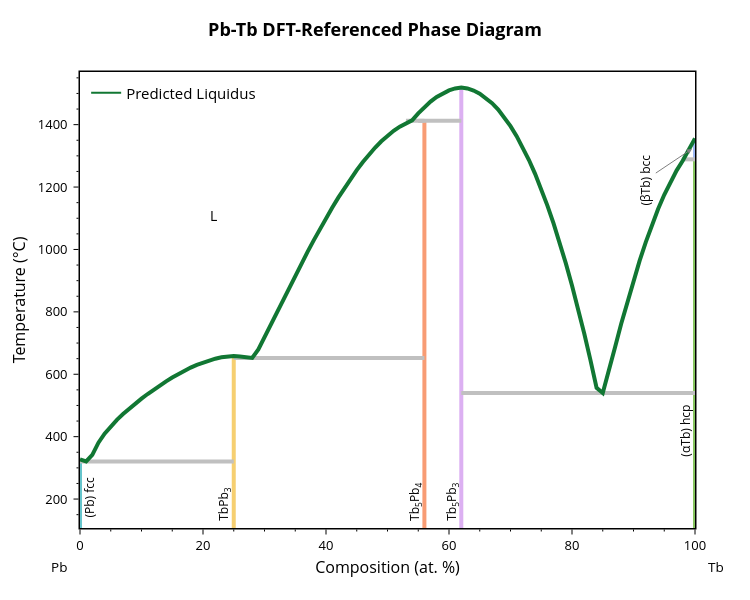
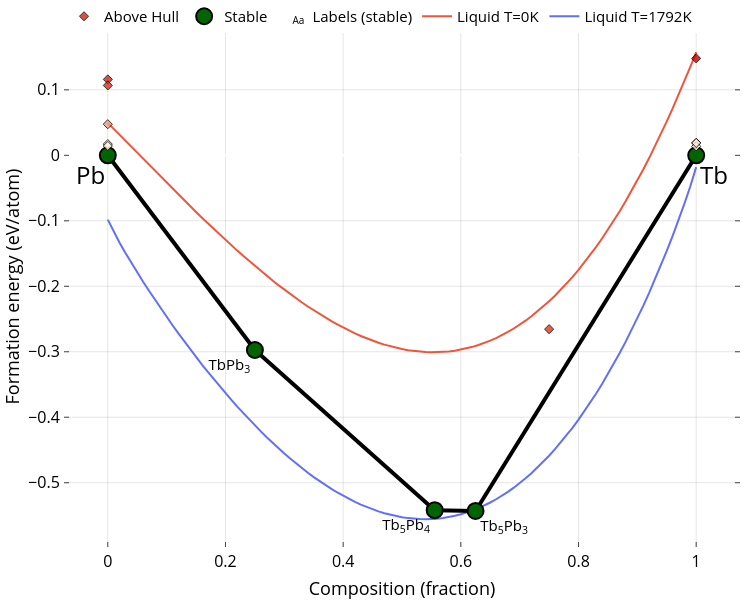

The cell these charts' notebook holds for them, in order:
### Markdown cell above
## 1 - Plot predicted liquidus curve

Use latest ML model ensemble to predict non-ideal mixing parameters for the Pb-Tb system and plot the resulting phase diagram.

### Code cell
from gliquid.binary import BinaryLiquid, BLPlotter

system = "Pb-Tb"
bl = BinaryLiquid.from_cache(system, param_format='comb-exp')

pred_params = runner.predict_system(system) + [0]
bl.update_params(pred_params)
predicted_liquidus_line = [[p[0], p[1]] for p in bl.phases[-1]['points']]  # Keep a copy for later overlay

blp = BLPlotter(bl)
blp.show('pred')   # Predicted phase diagram
blp.show('ch+g')   # DFT convex hull with liquid free-energy overlay

### Figure 1 — Plotly figure (JSON) as saved in the notebook; plotly's stock layout.template omitted (floating-point values rounded to 4 significant figures)
{"data": [{"hovertemplate": "label=fcc-Pb<br>x=%{x}<br>t=%{y}<extra></extra>", "legendgroup": "fcc-Pb", "line": {"color": "rgb(102, 197, 204)", "dash": "solid", "width": 4}, "marker": {"symbol": "circle"}, "mode": "lines", "name": "fcc-Pb", "orientation": "v", "showlegend": false, "type": "scatter", "x": [0, 0, 0], "xaxis": "x", "y": [327.5, 320.8, -273.1], "yaxis": "y"}, {"hovertemplate": "label=TbPb3<br>x=%{x}<br>t=%{y}<extra></extra>", "legendgroup": "TbPb3", "line": {"color": "rgb(246, 207, 113)", "dash": "solid", "width": 4}, "marker": {"symbol": "circle"}, "mode": "lines", "name": "TbPb3", "orientation": "v", "showlegend": false, "type": "scatter", "x": [25, 25, 25, 25, 25, 25, 25, 25, 25, 25, 25, 25, 25, 25, 25, 25, 25, 25, 25, 25, 25, 25, 25, 25, 25, 25, 25, 25, 25], "xaxis": "x", "y": [320.8, 506.3, 637.8, 380.8, 341.9, 453.7, 409.4, 433.0, 536.7, 521.9, 551.0, 644.5, 489.9, 472.4, 577.4, 564.5, 654.2, 650.0, 611.6, 657.1, 658.6, 657.0, 652.3, 653.8, 630.1, 621.3, 589.6, 601.0, -273.1], "yaxis": "y"}, {"hovertemplate": "label=Tb5Pb4<br>x=%{x}<br>t=%{y}<extra></extra>", "legendgroup": "Tb5Pb4", "line": {"color": "rgb(248, 156, 116)", "dash": "solid", "width": 4}, "marker": {"symbol": "circle"}, "mode": "lines", "name": "Tb5Pb4", "orientation": "v", "showlegend": false, "type": "scatter", "x": [56.0, 56.0, 56.0, 56.0, 56.0, 56.0, 56.0, 56.0, 56.0, 56.0, 56.0, 56.0, 56.0, 56.0, 56.0, 56.0, 56.0, 56.0, 56.0, 56.0, 56.0, 56.0, 56.0, 56.0, 56.0, 56.0, 56.0, 56.0], "xaxis": "x", "y": [1412.0, 1394.0, 1404.0, 877.6, 838.3, 759.1, 798.8, 1347.0, 1305.0, 1327.0, 1197.0, 1226.0, 1280.0, 1254.0, 916.4, 954.7, 1029.0, 992.3, 1166.0, 1134.0, 1065.0, 1100.0, 652.3, 1380.0, 1365.0, 719.4, 679.8, -273.1], "yaxis": "y"}, {"hovertemplate": "label=Tb5Pb3<br>x=%{x}<br>t=%{y}<extra></extra>", "legendgroup": "Tb5Pb3", "line": {"color": "rgb(220, 176, 242)", "dash": "solid", "width": 4}, "marker": {"symbol": "circle"}, "mode": "lines", "name": "Tb5Pb3", "orientation": "v", "showlegend": false, "type": "scatter", "x": [62, 62, 62, 62, 62, 62, 62, 62, 62, 62, 62, 62, 62, 62, 62, 62, 62, 62, 62, 62, 62, 62, 62, 62, 62, 62, 62, 62, 62, 62, 62, 62, 62, 62, 62], "xaxis": "x", "y": [540.0, 556.2, 1489.0, 1509.0, 1083.0, 1242.0, 1363.0, 1022.0, 955.4, 809.5, 884.7, 729.6, 645.2, 1412.0, 1456.0, 1474.0, 1519.0, 1516.0, 1501.0, 1510.0, 1519.0, 1516.0, 1194.0, 1141.0, 1327.0, 1287.0, 1499.0, 1486.0, 1448.0, 1469.0, 1424.0, 1395.0, 1436.0, 1414.0, -273.1], "yaxis": "y"}, {"hovertemplate": "label=alpha-Tb (hcp)<br>x=%{x}<br>t=%{y}<extra></extra>", "legendgroup": "alpha-Tb (hcp)", "line": {"color": "rgb(135, 197, 95)", "dash": "solid", "width": 4}, "marker": {"symbol": "circle"}, "mode": "lines", "name": "alpha-Tb (hcp)", "orientation": "v", "showlegend": false, "type": "scatter", "x": [100, 100, 100, 100, 100, 100, 100, 100, 100, 100, 100, 100, 100, 100, 100, 100], "xaxis": "x", "y": [540.0, 608.0, 1289.0, 1284.0, 833.3, 1129.0, 1175.0, 1253.0, 1217.0, 900.8, 964.4, 1079.0, 1024.0, 686.8, 761.9, -273.1], "yaxis": "y"}, {"hovertemplate": "label=beta-Tb (bcc)<br>x=%{x}<br>t=%{y}<extra></extra>", "legendgroup": "beta-Tb (bcc)", "line": {"color": "rgb(158, 185, 243)", "dash": "solid", "width": 4}, "marker": {"symbol": "circle"}, "mode": "lines", "name": "beta-Tb (bcc)", "orientation": "v", "showlegend": false, "type": "scatter", "x": [100, 100, 100, 100], "xaxis": "x", "y": [1356.0, 1289.0, 1319.0, 1289.0], "yaxis": "y"}, {"hovertemplate": "x=%{x}<br>y=%{y}<extra></extra>", "legendgroup": "", "line": {"color": "Silver", "dash": "solid", "width": 4}, "marker": {"symbol": "circle"}, "mode": "lines", "name": "", "orientation": "v", "showlegend": false, "type": "scatter", "x": [62, 100], "xaxis": "x", "y": [540.0, 540.0], "yaxis": "y"}, {"hovertemplate": "x=%{x}<br>y=%{y}<extra></extra>", "legendgroup": "", "line": {"color": "Silver", "dash": "solid", "width": 4}, "marker": {"symbol": "circle"}, "mode": "lines", "name": "", "orientation": "v", "showlegend": false, "type": "scatter", "x": [0, 25], "xaxis": "x", "y": [320.8, 320.8], "yaxis": "y"}, {"hovertemplate": "x=%{x}<br>y=%{y}<extra></extra>", "legendgroup": "", "line": {"color": "Silver", "dash": "solid", "width": 4}, "marker": {"symbol": "circle"}, "mode": "lines", "name": "", "orientation": "v", "showlegend": false, "type": "scatter", "x": [25, 56.0], "xaxis": "x", "y": [652.3, 652.3], "yaxis": "y"}, {"hovertemplate": "x=%{x}<br>y=%{y}<extra></extra>", "legendgroup": "", "line": {"color": "Silver", "dash": "solid", "width": 4}, "marker": {"symbol": "circle"}, "mode": "lines", "name": "", "orientation": "v", "showlegend": false, "type": "scatter", "x": [53, 62], "xaxis": "x", "y": [1412.0, 1412.0], "yaxis": "y"}, {"hovertemplate": "x=%{x}<br>y=%{y}<extra></extra>", "legendgroup": "", "line": {"color": "Silver", "dash": "solid", "width": 4}, "marker": {"symbol": "circle"}, "mode": "lines", "name": "", "orientation": "v", "showlegend": false, "type": "scatter", "x": [100, 98.13], "xaxis": "x", "y": [1289.0, 1289.0], "yaxis": "y"}, {"hovertemplate": "x=%{x}<br>y=%{y}<extra></extra>", "legendgroup": "", "line": {"color": "Silver", "dash": "solid", "width": 4}, "marker": {"symbol": "circle"}, "mode": "lines", "name": "", "orientation": "v", "showlegend": false, "type": "scatter", "x": [56.0, 55.0], "xaxis": "x", "y": [1412.0, 1412.0], "yaxis": "y"}, {"hovertemplate": "label=L<br>x=%{x}<br>t=%{y}<extra></extra>", "legendgroup": "L", "line": {"color": "#117733", "dash": "solid", "width": 4}, "marker": {"symbol": "circle"}, "mode": "lines", "name": "L", "orientation": "v", "showlegend": false, "type": "scatter", "x": [0, 1, 2, 3, 4, 5, 6, 7.0, 8, 9, 10, 11, 12, 13, 14.0, 15, 16, 17, 18, 19, 20, 21, 22, 23, 24, 25, 26, 27, 28.0, 29.0, 30, 31, 32, 33, 34, 35, 36, 37, 38, 39, 40, 41, 42, 43, 44, 45, 46, 47, 48, 49, 50, 51, 52, 53, 54, 55.0, 56.0, 57.0, 58.0, 59, 60, 61, 62, 63, 64, 65, 66, 67, 68, 69, 70, 71, 72, 73, 74, 75, 76, 77, 78, 79, 80, 81, 82, 83, 84, 85, 86, 87, 88, 89, 90, 91, 92, 93, 94, 95, 96, 97, 98, 99, 100], "xaxis": "x", "y": [327.5, 320.8, 341.9, 380.8, 409.4, 433.0, 453.7, 472.4, 489.9, 506.3, 521.9, 536.7, 551.0, 564.5, 577.4, 589.6, 601.0, 611.6, 621.3, 630.1, 637.8, 644.5, 650.0, 654.2, 657.1, 658.6, 657.0, 653.8, 652.3, 679.8, 719.4, 759.1, 798.8, 838.3, 877.6, 916.4, 954.7, 992.3, 1029.0, 1065.0, 1100.0, 1134.0, 1166.0, 1197.0, 1226.0, 1254.0, 1280.0, 1305.0, 1327.0, 1347.0, 1365.0, 1380.0, 1394.0, 1404.0, 1414.0, 1436.0, 1456.0, 1474.0, 1489.0, 1501.0, 1510.0, 1516.0, 1519.0, 1516.0, 1509.0, 1499.0, 1486.0, 1469.0, 1448.0, 1424.0, 1395.0, 1363.0, 1327.0, 1287.0, 1242.0, 1194.0, 1141.0, 1083.0, 1022.0, 955.4, 884.7, 809.5, 729.6, 645.2, 556.2, 540.0, 608.0, 686.8, 761.9, 833.3, 900.8, 964.4, 1024.0, 1079.0, 1129.0, 1175.0, 1217.0, 1253.0, 1284.0, 1319.0, 1356.0], "yaxis": "y"}, {"marker": {"color": "#117733"}, "mode": "lines", "name": "Predicted Liquidus", "showlegend": true, "type": "scatter", "x": [null], "y": [null]}], "layout": {"annotations": [{"font": {"color": "black", "size": 12}, "showarrow": false, "text": "(Pb) fcc", "textangle": -90, "x": 1.5, "xanchor": "center", "y": 205.6, "yanchor": "middle"}, {"font": {"color": "black", "size": 12}, "showarrow": false, "text": "(αTb) hcp", "textangle": -90, "x": 98.5, "xanchor": "center", "y": 418.6, "yanchor": "middle"}, {"arrowcolor": "gray", "arrowhead": 2, "arrowwidth": 1, "ax": -46.12, "ay": 30.89, "font": {"color": "black", "size": 12}, "showarrow": true, "text": "(βTb) bcc", "textangle": -90, "x": 99.5, "xanchor": "center", "y": 1322.0, "yanchor": "middle"}, {"font": {"color": "black", "size": 12}, "showarrow": false, "text": "TbPb<sub>3</sub>", "textangle": -90, "x": 23.5, "xanchor": "center", "y": 183.4, "yanchor": "middle"}, {"font": {"color": "black", "size": 12}, "showarrow": false, "text": "Tb<sub>5</sub>Pb<sub>4</sub>", "textangle": -90, "x": 54.5, "xanchor": "center", "y": 191.5, "yanchor": "middle"}, {"font": {"color": "black", "size": 12}, "showarrow": false, "text": "Tb<sub>5</sub>Pb<sub>3</sub>", "textangle": -90, "x": 60.5, "xanchor": "center", "y": 191.5, "yanchor": "middle"}, {"font": {"color": "black", "size": 14}, "showarrow": false, "text": "L", "x": 21.63, "y": 1108.0}, {"font": {"color": "black", "size": 13.5}, "showarrow": false, "text": "Pb", "x": -0.05, "xanchor": "left", "xref": "paper", "y": -0.086, "yanchor": "middle", "yref": "paper"}, {"font": {"color": "black", "size": 13.5}, "showarrow": false, "text": "Tb", "x": 1.05, "xanchor": "right", "xref": "paper", "y": -0.086, "yanchor": "middle", "yref": "paper"}], "font": {"color": "black", "size": 13}, "height": 600, "legend": {"font": {"size": 15}, "x": 0.01, "xanchor": "left", "y": 0.99, "yanchor": "top"}, "margin": {"b": 72, "r": 55, "t": 72}, "plot_bgcolor": "white", "showlegend": true, "title": {"font": {"color": "black", "size": 18}, "text": "<b>Pb-Tb DFT-Referenced Phase Diagram</b>", "x": 0.5, "xanchor": "center", "yanchor": "bottom"}, "width": 750, "xaxis": {"linecolor": "black", "linewidth": 1.5, "minor": {"nticks": 5, "tickcolor": "black", "ticklen": 2, "ticks": "outside", "tickwidth": 1}, "mirror": true, "range": [0, 100], "showline": true, "tickcolor": "black", "tickformat": ".0f", "ticklen": 5, "ticks": "outside", "tickwidth": 1, "title": {"font": {"size": 16}, "standoff": 8, "text": "Composition (at. %)"}}, "yaxis": {"linecolor": "black", "linewidth": 1.5, "minor": {"nticks": 5, "tickcolor": "black", "ticklen": 2, "ticks": "outside", "tickwidth": 1}, "mirror": true, "range": [107.3, 1569.0], "showline": true, "tickcolor": "black", "ticklen": 5, "ticks": "outside", "ticksuffix": " ", "tickwidth": 1, "title": {"font": {"size": 16}, "standoff": 8, "text": "Temperature (°C)"}}}}

### Figure 2 — Plotly figure (JSON) as saved in the notebook; plotly's stock layout.template omitted (floating-point values rounded to 4 significant figures)
{"data": [{"mode": "lines", "name": "Liquid T=1792K", "type": "scatter", "x": [0, 0.01, 0.02, 0.03, 0.04, 0.05, 0.06, 0.07, 0.08, 0.09, 0.1, 0.11, 0.12, 0.13, 0.14, 0.15, 0.16, 0.17, 0.18, 0.19, 0.2, 0.21, 0.22, 0.23, 0.24, 0.25, 0.26, 0.27, 0.28, 0.29, 0.3, 0.31, 0.32, 0.33, 0.34, 0.35, 0.36, 0.37, 0.38, 0.39, 0.4, 0.41, 0.42, 0.43, 0.44, 0.45, 0.46, 0.47, 0.48, 0.49, 0.5, 0.51, 0.52, 0.53, 0.54, 0.55, 0.56, 0.57, 0.58, 0.59, 0.6, 0.61, 0.62, 0.63, 0.64, 0.65, 0.66, 0.67, 0.68, 0.69, 0.7, 0.71, 0.72, 0.73, 0.74, 0.75, 0.76, 0.77, 0.78, 0.79, 0.8, 0.81, 0.82, 0.83, 0.84, 0.85, 0.86, 0.87, 0.88, 0.89, 0.9, 0.91, 0.92, 0.93, 0.94, 0.95, 0.96, 0.97, 0.98, 0.99, 1], "y": [-0.09816, -0.1169, -0.1334, -0.1491, -0.1642, -0.1788, -0.193, -0.2069, -0.2204, -0.2337, -0.2467, -0.2595, -0.272, -0.2842, -0.2962, -0.308, -0.3195, -0.3308, -0.3419, -0.3527, -0.3633, -0.3736, -0.3837, -0.3936, -0.4032, -0.4125, -0.4216, -0.4304, -0.439, -0.4473, -0.4554, -0.4631, -0.4706, -0.4778, -0.4848, -0.4914, -0.4977, -0.5038, -0.5095, -0.5149, -0.5201, -0.5248, -0.5293, -0.5334, -0.5373, -0.5407, -0.5438, -0.5466, -0.549, -0.5511, -0.5528, -0.5541, -0.555, -0.5556, -0.5557, -0.5555, -0.5549, -0.5538, -0.5524, -0.5505, -0.5482, -0.5455, -0.5424, -0.5388, -0.5347, -0.5302, -0.5253, -0.5198, -0.5139, -0.5076, -0.5007, -0.4933, -0.4855, -0.4771, -0.4682, -0.4588, -0.4488, -0.4384, -0.4273, -0.4158, -0.4036, -0.3909, -0.3776, -0.3637, -0.3492, -0.3341, -0.3184, -0.302, -0.285, -0.2673, -0.2489, -0.2298, -0.21, -0.1895, -0.1682, -0.146, -0.1229, -0.09892, -0.07378, -0.04725, -0.01798]}, {"mode": "lines", "name": "Liquid T=0K", "type": "scatter", "x": [0, 0.01, 0.02, 0.03, 0.04, 0.05, 0.06, 0.07, 0.08, 0.09, 0.1, 0.11, 0.12, 0.13, 0.14, 0.15, 0.16, 0.17, 0.18, 0.19, 0.2, 0.21, 0.22, 0.23, 0.24, 0.25, 0.26, 0.27, 0.28, 0.29, 0.3, 0.31, 0.32, 0.33, 0.34, 0.35, 0.36, 0.37, 0.38, 0.39, 0.4, 0.41, 0.42, 0.43, 0.44, 0.45, 0.46, 0.47, 0.48, 0.49, 0.5, 0.51, 0.52, 0.53, 0.54, 0.55, 0.56, 0.57, 0.58, 0.59, 0.6, 0.61, 0.62, 0.63, 0.64, 0.65, 0.66, 0.67, 0.68, 0.69, 0.7, 0.71, 0.72, 0.73, 0.74, 0.75, 0.76, 0.77, 0.78, 0.79, 0.8, 0.81, 0.82, 0.83, 0.84, 0.85, 0.86, 0.87, 0.88, 0.89, 0.9, 0.91, 0.92, 0.93, 0.94, 0.95, 0.96, 0.97, 0.98, 0.99, 1], "y": [0.04948, 0.04033, 0.03117, 0.02199, 0.0128, 0.003622, -0.005551, -0.01471, -0.02385, -0.03295, -0.04202, -0.05105, -0.06003, -0.06895, -0.07781, -0.0866, -0.09531, -0.1039, -0.1125, -0.1209, -0.1292, -0.1374, -0.1455, -0.1535, -0.1614, -0.1691, -0.1766, -0.184, -0.1913, -0.1983, -0.2052, -0.2119, -0.2185, -0.2248, -0.2309, -0.2368, -0.2426, -0.248, -0.2533, -0.2583, -0.2631, -0.2676, -0.2719, -0.2759, -0.2796, -0.2831, -0.2862, -0.2891, -0.2917, -0.2939, -0.2959, -0.2975, -0.2988, -0.2998, -0.3005, -0.3008, -0.3007, -0.3003, -0.2995, -0.2983, -0.2968, -0.2948, -0.2925, -0.2897, -0.2866, -0.283, -0.2791, -0.2746, -0.2698, -0.2645, -0.2587, -0.2525, -0.2459, -0.2387, -0.2311, -0.223, -0.2144, -0.2053, -0.1957, -0.1856, -0.1749, -0.1638, -0.1521, -0.1398, -0.127, -0.1137, -0.09979, -0.08532, -0.07027, -0.05464, -0.03842, -0.0216, -0.004184, 0.01385, 0.03249, 0.05176, 0.07166, 0.0922, 0.1134, 0.1352, 0.1577]}, {"hoverinfo": "none", "line": {"color": "black", "width": 4}, "mode": "lines", "showlegend": false, "type": "scatter", "x": [0.625, 0.5556, null, 0.625, 1, null, 0.25, 0, null, 0.25, 0.5556, null], "y": [-0.5431, -0.5419, null, -0.5431, 0, null, -0.2973, 0, null, -0.2973, -0.5419, null]}, {"hoverinfo": "skip", "mode": "text", "name": "Labels (stable)", "opacity": 1, "showlegend": true, "text": ["Tb<sub>5</sub>Pb<sub>3</sub>", "Tb<sub>5</sub>Pb<sub>4</sub>", "TbPb<sub>3</sub>"], "textposition": ["bottom right", "bottom left", "bottom left"], "type": "scatter", "visible": true, "x": [0.633, 0.5476, 0.242], "y": [-0.5561, -0.5549, -0.3103]}, {"error_y": {"array": [0, 0, 0, 0, 0], "color": "gray", "thickness": 2.5, "type": "data", "width": 5}, "hoverinfo": "text", "hoverlabel": {"font": {"size": 14}}, "hovertext": ["Tb<sub>5</sub>Pb<sub>3</sub> (mp-1105825-GGA) <br>  Formation energy: -0.543 eV/atom <br>  (Stable)", "Tb<sub>5</sub>Pb<sub>4</sub> (mp-1198033-GGA) <br>  Formation energy: -0.542 eV/atom <br>  (Stable)", "Tb (mp-11698-GGA) <br>  Formation energy: 0.0 eV/atom <br>  (Stable)", "TbPb<sub>3</sub> (mp-21156-GGA) <br>  Formation energy: -0.297 eV/atom <br>  (Stable)", "Pb (mp-20483-GGA) <br>  Formation energy: 0.0 eV/atom <br>  (Stable)"], "marker": {"color": "darkgreen", "line": {"color": "black", "width": 2}, "size": 16}, "mode": "markers", "name": "Stable", "opacity": 0.99, "showlegend": true, "type": "scatter", "x": [0.625, 0.5556, 1, 0.25, 0], "y": [-0.5431, -0.5419, 0, -0.2973, 0]}, {"hoverinfo": "text", "hoverlabel": {"font": {"size": 14}}, "hovertext": ["Pb (mp-1102666-GGA) <br>  Formation energy: 0.116 eV/atom <br>  Energy Above Hull: (+0.116 eV/atom)", "Pb (mp-1057273-GGA) <br>  Formation energy: 0.107 eV/atom <br>  Energy Above Hull: (+0.107 eV/atom)", "Pb (mp-1186444-GGA) <br>  Formation energy: 0.017 eV/atom <br>  Energy Above Hull: (+0.017 eV/atom)", "Pb (mp-20745-GGA) <br>  Formation energy: 0.014 eV/atom <br>  Energy Above Hull: (+0.014 eV/atom)", "Pb (mp-22692-GGA) <br>  Formation energy: 0.048 eV/atom <br>  Energy Above Hull: (+0.048 eV/atom)", "Tb (mp-18-GGA) <br>  Formation energy: 0.019 eV/atom <br>  Energy Above Hull: (+0.019 eV/atom)", "Tb (mp-571249-GGA) <br>  Formation energy: 0.014 eV/atom <br>  Energy Above Hull: (+0.014 eV/atom)", "Tb (mp-7163-GGA) <br>  Formation energy: 0.019 eV/atom <br>  Energy Above Hull: (+0.019 eV/atom)", "Tb (mp-11446-GGA) <br>  Formation energy: 0.148 eV/atom <br>  Energy Above Hull: (+0.148 eV/atom)", "Tb<sub>3</sub>Pb (mp-1187325-GGA) <br>  Formation energy: -0.266 eV/atom <br>  Energy Above Hull: (+0.097 eV/atom)"], "marker": {"color": [0.116, 0.107, 0.017, 0.014, 0.048, 0.019, 0.014, 0.019, 0.148, 0.097], "colorscale": [[0, "#fff5e3"], [0.5, "#f24324"], [1, "#c40000"]], "line": {"color": "black", "width": 1}, "opacity": 0.8, "size": 7, "symbol": "diamond"}, "mode": "markers", "name": "Above Hull", "showlegend": true, "type": "scatter", "x": [0, 0, 0, 0, 0, 1, 1, 1, 1, 0.75], "y": [0.1159, 0.1068, 0.01713, 0.01427, 0.04754, 0.01891, 0.01368, 0.01889, 0.148, -0.2655]}], "layout": {"annotations": [{"align": "center", "font": {"color": "#000000", "size": 24}, "opacity": 1, "showarrow": false, "text": "Tb", "x": 1.03, "xref": "x", "y": -0.03, "yref": "y"}, {"align": "center", "font": {"color": "#000000", "size": 24}, "opacity": 1, "showarrow": false, "text": "Pb", "x": -0.03, "xref": "x", "y": -0.03, "yref": "y"}], "autosize": true, "coloraxis": {"colorbar": {"x": 1, "y": 0.05, "yanchor": "top"}}, "font": {"color": "black", "size": 15}, "height": 600, "hovermode": "closest", "legend": {"orientation": "h", "tracegroupgap": 7, "traceorder": "reversed", "x": 0, "xanchor": "left", "y": 1.05}, "margin": {"b": 10, "l": 10, "pad": 0, "r": 10, "t": 0}, "paper_bgcolor": "white", "plot_bgcolor": "white", "showlegend": true, "width": 750, "xaxis": {"anchor": "y", "gridcolor": "rgba(0,0,0,0.1)", "mirror": "ticks", "nticks": 8, "showgrid": true, "showline": true, "side": "bottom", "tickfont": {"color": "black", "size": 16}, "ticks": "inside", "title": {"font": {"color": "#000000", "size": 18}, "text": "Composition (fraction)"}, "type": "linear", "zeroline": false}, "yaxis": {"anchor": "x", "gridcolor": "rgba(0,0,0,0.1)", "mirror": "ticks", "showgrid": true, "showline": true, "side": "left", "tickfont": {"color": "black", "size": 16}, "ticks": "inside", "title": {"font": {"color": "#000000", "size": 18}, "text": "Formation energy (eV/atom)"}, "type": "linear"}}}
